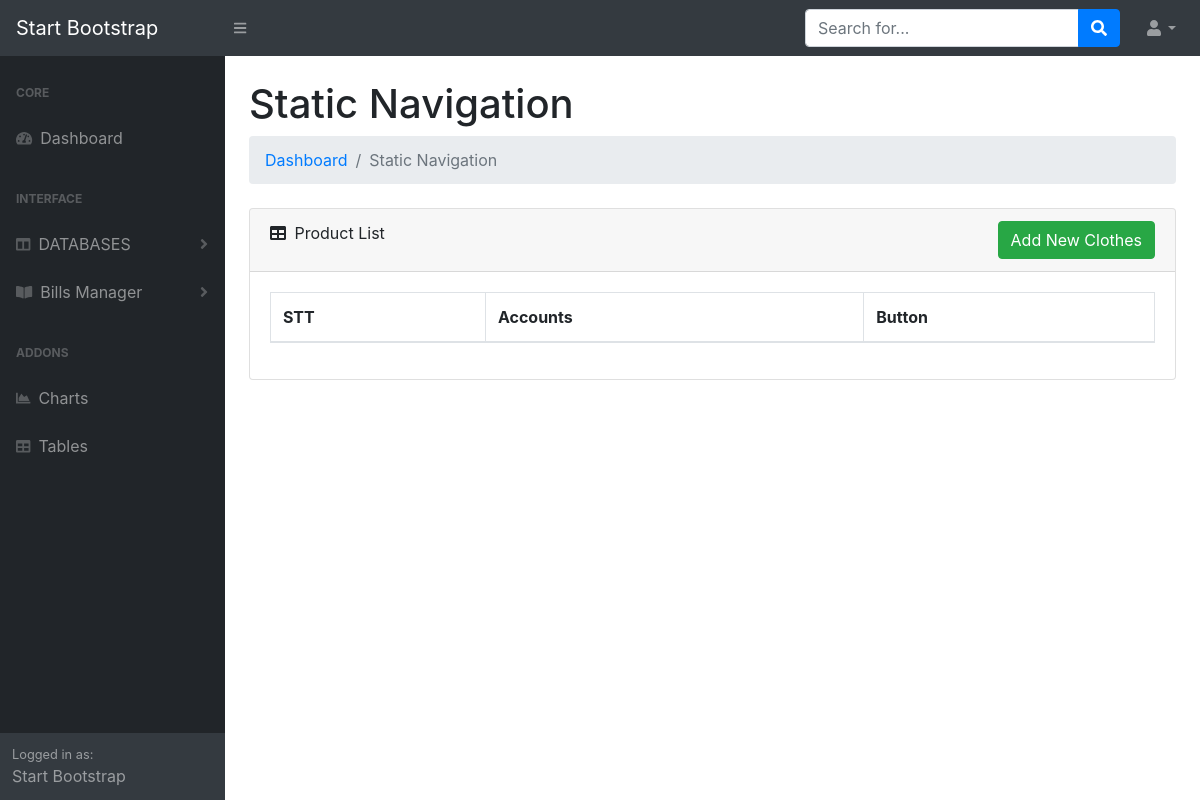
/admin-test/ACCOUNT.php, run on an earlier commit of the app's database.
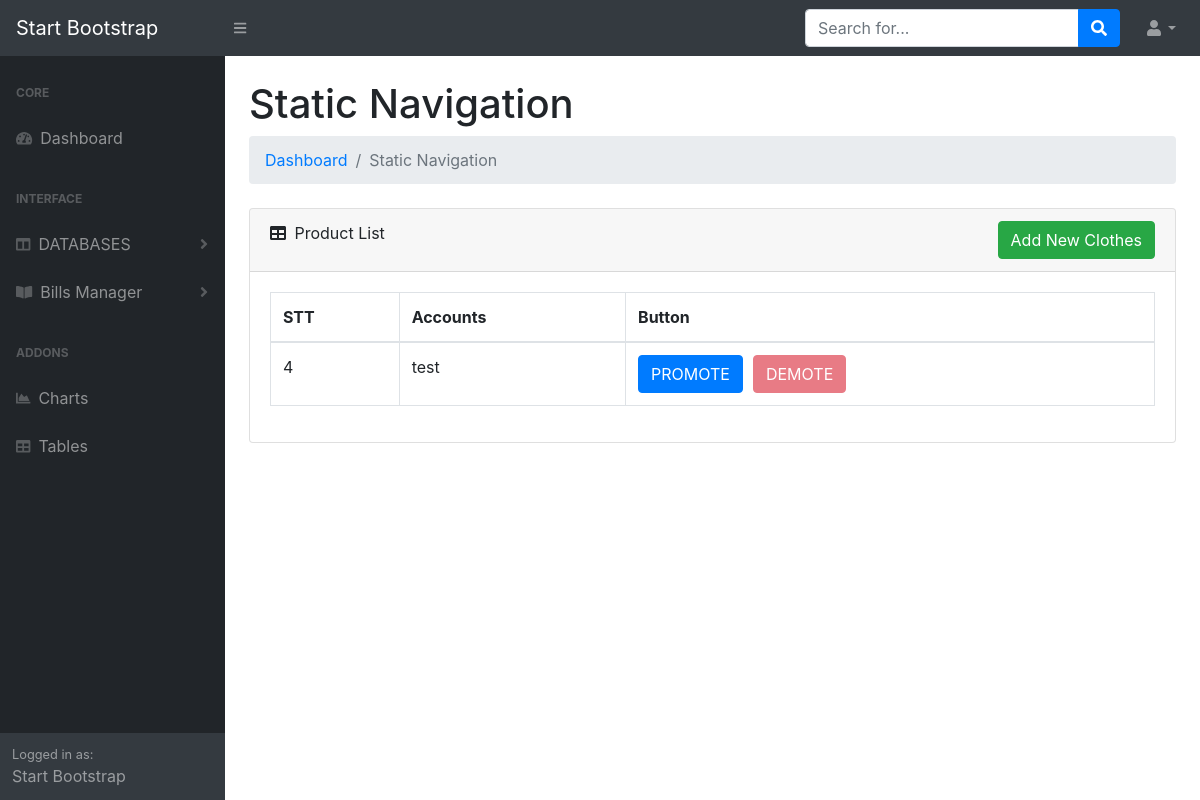
And on a later commit of the database.
### tables this page shows
CREATE TABLE `accounts` (
  `id` int(11) NOT NULL,
  `username` varchar(255) NOT NULL,
  `password` varchar(255) NOT NULL,
  `lv` int(11) NOT NULL
);

### models/DataProvider.php (called while the page is built, shortened)
<?php
class DataProvider
{
	private $link;
	function __construct()
	{
		$this->link=mysqli_connect("localhost","root","","sellclothes");
	}
	function ExecuteQuery($sql)
	{
		mysqli_query($this->link,"set names 'utf8'");
		return mysqli_query($this->link, $sql);
	}
	function FetchAll($sql)
	{
		$result=$this->ExecuteQuery($sql);
		$arr=array();
		while($row=mysqli_fetch_assoc($result))
		{
			$arr[]=$row;
		}
		return $arr;
	}
}
?>

### admin-test/ACCOUNT.php (the view, shortened to what this page needs)
<?php
include_once("../models/DataProvider.php");
?>
<!DOCTYPE html>
<html lang="en">
    <head>
        <link href="css/styles.css" rel="stylesheet" />
        <link href="https://cdn.datatables.net/1.10.20/css/dataTables.bootstrap4.min.css" rel="stylesheet" />
    </head>
    <body>
        <nav class="sb-topnav navbar navbar-expand navbar-dark bg-dark">
            <a class="navbar-brand" href="index.php">Start Bootstrap</a>
            <button class="btn btn-link btn-sm order-1 order-lg-0" id="sidebarToggle" href="#"><i class="fas fa-bars"></i></button>
            <form class="d-none d-md-inline-block form-inline ml-auto mr-0 mr-md-3 my-2 my-md-0">
                <div class="input-group">
                    <input class="form-control" type="text" placeholder="Search for..." aria-label="Search" aria-describedby="basic-addon2" />
                    <div class="input-group-append">
                        <button class="btn btn-primary" type="button"><i class="fas fa-search"></i></button>
                    </div>
                </div>
            </form>
            <ul class="navbar-nav ml-auto ml-md-0">
                <li class="nav-item dropdown">
                    <a class="nav-link dropdown-toggle" id="userDropdown" href="#" role="button" data-toggle="dropdown" aria-haspopup="true" aria-expanded="false"><i class="fas fa-user fa-fw"></i></a>
                </li>
            </ul>
        </nav>
        <div id="layoutSidenav">
        <?php
                include_once('menu-slide.php');
            ?>
            <div id="layoutSidenav_content">
                <main>
                    <div class="container-fluid">
                        <h1 class="mt-4">Static Navigation</h1>
                        <ol class="breadcrumb mb-4">
                            <li class="breadcrumb-item"><a href="index.php">Dashboard</a></li>
                            <li class="breadcrumb-item active">Static Navigation</li>
                        </ol>
    <div class="card mb-4">
        <div class="card-header" >
            <i class="fas fa-table mr-1"></i>
            Product List
            <div style="float:right">
                <button class='btn-add btn btn-success'  data-toggle='modal' data-target='#AddModal'>Add New Clothes</button>
            </div>
        </div>
        <div class="card-body">
            <div class="table-responsive" >
            <table class="table table-bordered" id="dataTable" width="100%" cellspacing="0">
                    <thead>
                        <tr>
                            <th>STT</th>
                            <th>Accounts</th>
                            <th>Button</th>
                        </tr>
                    </thead>
                    <tbody>
                    <?php
                       include_once("../models/DataProvider.php");
                        $db=new DataProvider();
                        $sql="SELECT * FROM `accounts`";
                        $array=$db->FetchAll($sql);
                        foreach($array as $user){
                            if($user['id']>0){
                            echo "<tr>";
                                echo "<td class='acc-id' >$user[id]</td>";
                                echo "<td class='acc-username' >$user[username]</td>";
                                if($user['lv']==1){
                                    echo "<td><button class='btn-promote btn btn-primary' disabled>PROMOTE</button>";
                                    echo "<button class='btn-demote btn btn-danger' style='margin-left:10px' >DEMOTE</button></td>";
                                }
                                else{
                                    echo "<td><button class='btn-promote btn btn-primary' >PROMOTE</button>";
                                    echo "<button class='btn-demote btn btn-danger' style='margin-left:10px' disabled>DEMOTE</button></td>";
                                }
                            echo "</tr>";
                            }
                        }
                        ?>
                    </tbody>
                </table>
            </div>
        </div>
    </div>
                    </div>
                    </div>
            </div>
    </body>
</html>

What changed in the data, as far as the page shows it:
added accounts: id "4", username "test", lv "PROMOTE"
